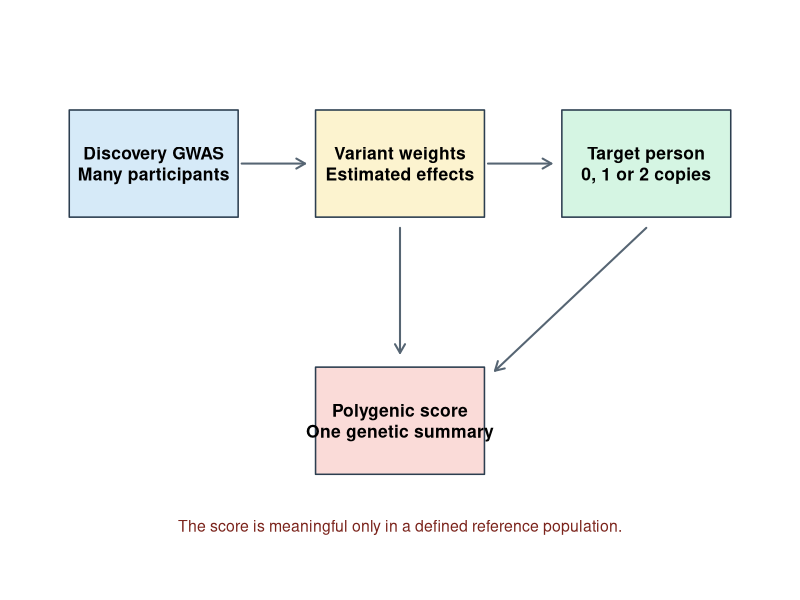
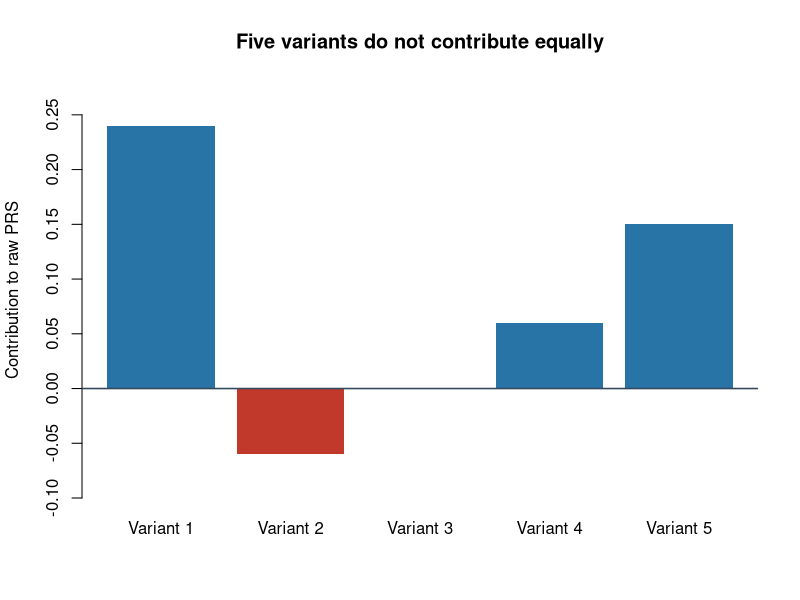
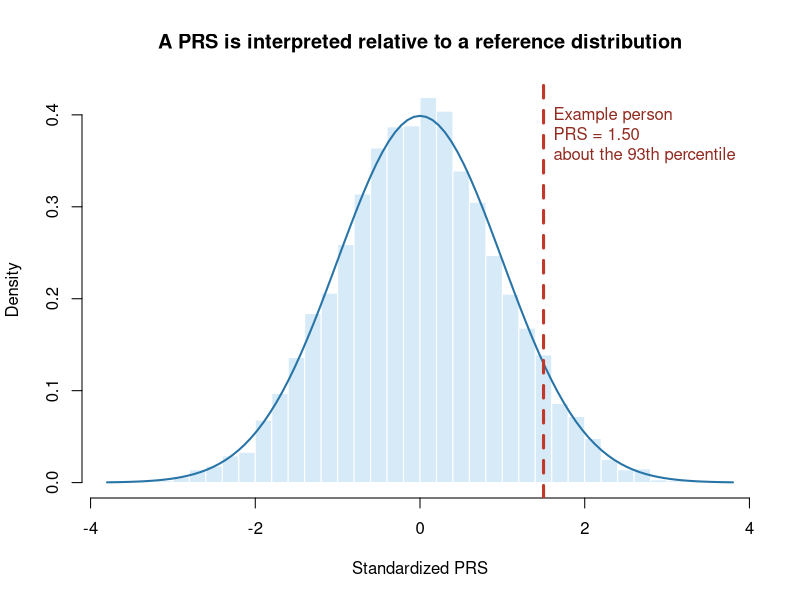

Generate these figures, in order, with R:
## ---- chunk 1
knitr::opts_chunk$set(
  echo = TRUE,
  collapse = TRUE,
  comment = "#>",
  fig.path = "figures/chapter-01-",
  fig.align = "center",
  out.width = "90%"
)
## ---- chunk 2
old_par <- par(mar = c(1, 1, 2, 1), xpd = NA)
plot.new()
plot.window(xlim = c(0, 10), ylim = c(0, 7))

box <- function(xleft, ybottom, xright, ytop, label, fill) {
  rect(xleft, ybottom, xright, ytop, col = fill, border = "#2C3E50", lwd = 1.5)
  text((xleft + xright) / 2, (ybottom + ytop) / 2, label,
       cex = 1.05, font = 2)
}

box(0.3, 4.8, 2.7, 6.3, "Discovery GWAS\nMany participants", "#D6EAF8")
box(3.8, 4.8, 6.2, 6.3, "Variant weights\nEstimated effects", "#FCF3CF")
box(7.3, 4.8, 9.7, 6.3, "Target person\n0, 1 or 2 copies", "#D5F5E3")
box(3.8, 1.2, 6.2, 2.7, "Polygenic score\nOne genetic summary", "#FADBD8")

arrows(2.75, 5.55, 3.65, 5.55, length = 0.10, lwd = 2, col = "#566573")
arrows(6.25, 5.55, 7.15, 5.55, length = 0.10, lwd = 2, col = "#566573")
arrows(5.0, 4.65, 5.0, 2.9, length = 0.10, lwd = 2, col = "#566573")
arrows(8.5, 4.65, 6.35, 2.65, length = 0.10, lwd = 2, col = "#566573")

text(5, 0.45, "The score is meaningful only in a defined reference population.",
     cex = 0.95, col = "#7B241C")
par(old_par)
## ---- chunk 3
score_data <- data.frame(
  Variant = c("Variant 1", "Variant 2", "Variant 3", "Variant 4", "Variant 5"),
  Effect_allele = c("A", "G", "T", "C", "A"),
  Dosage = c(2, 1, 0, 2, 1),
  Weight = c(0.12, -0.06, 0.09, 0.03, 0.15)
)

score_data$Contribution <- score_data$Dosage * score_data$Weight
score_data

raw_prs <- sum(score_data$Contribution)
raw_prs
## ---- chunk 4
contribution_colours <- ifelse(
  score_data$Contribution >= 0,
  "#2874A6",
  "#C0392B"
)

barplot(
  score_data$Contribution,
  names.arg = score_data$Variant,
  col = contribution_colours,
  border = NA,
  ylab = "Contribution to raw PRS",
  main = "Five variants do not contribute equally",
  ylim = c(-0.10, 0.28)
)
abline(h = 0, col = "#34495E", lwd = 1.5)
## ---- chunk 5
set.seed(2026)
population_prs <- rnorm(5000, mean = 0, sd = 1)
person_prs <- 1.50
person_percentile <- mean(population_prs <= person_prs) * 100

hist(
  population_prs,
  breaks = 45,
  probability = TRUE,
  col = "#D6EAF8",
  border = "white",
  xlab = "Standardized PRS",
  main = "A PRS is interpreted relative to a reference distribution"
)
curve(dnorm(x), add = TRUE, col = "#2874A6", lwd = 2)
abline(v = person_prs, col = "#C0392B", lwd = 3, lty = 2)
text(
  person_prs,
  0.37,
  labels = paste0("Example person\nPRS = 1.50\nabout the ",
                  round(person_percentile), "th percentile"),
  pos = 4,
  col = "#922B21"
)
## ---- chunk 6
score_checklist <- data.frame(
  Item = c(
    "Outcome",
    "Score identifier and version",
    "Discovery GWAS",
    "Development population",
    "Independent validation population",
    "Genome build",
    "Number of variants",
    "Effect allele defined",
    "Weight scale",
    "Reported performance",
    "Intended use",
    "Important limitations"
  ),
  Information = rep("Record before analysis", 12)
)

score_checklist
